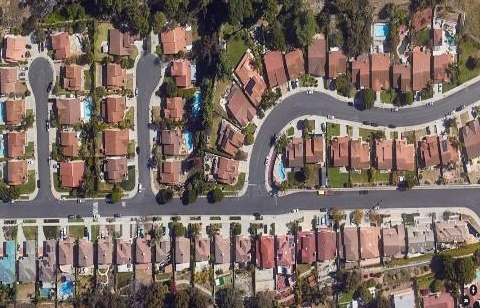
#> input picture dataset/raw/location_01_image.png, 480 x 308 px; its folder holds only this picture in this run
$ python watershed_edges.py
#> lines starting #> are read from the running program, lines starting #| are printed output that depends on the picture
### scripts/experiment/algorithms/common.py
"""Shared dataset runner. Algorithm files only define detect_mask()."""

from __future__ import annotations

import argparse
from pathlib import Path

import cv2
import numpy as np


def run(detect_mask, name: str) -> None:
#> called with name = 'watershed_edges'
    parser = argparse.ArgumentParser()
    parser.add_argument("--input", type=Path, default=Path("dataset/raw"))
    parser.add_argument("--output", type=Path, default=Path("output_results") / name)
    args = parser.parse_args()
    args.output.mkdir(parents=True, exist_ok=True)
    for image_path in sorted(args.input.glob("location_*_image.png")):
        image = cv2.imread(str(image_path), cv2.IMREAD_COLOR)
#> image is the input picture: shape (308, 480, 3); mean B, G, R 99, 106.8, 121.9
        if image is None:
            raise FileNotFoundError(image_path)
        mask = detect_mask(image)
        if mask.shape != image.shape[:2]:
            raise ValueError(f"Algorithm returned wrong shape for {image_path.name}")
        mask = np.where(mask, 255, 0).astype(np.uint8)
        output_name = image_path.name.replace("_image.png", "_detection_mask.png")
        cv2.imwrite(str(args.output / output_name), mask)
    print(f"Wrote masks to {args.output}")

### scripts/experiment/algorithms/watershed_edges.py
"""Support candidate: Canny edges, morphological regions, distance watershed."""

import cv2
import numpy as np

from common import run


def detect_mask(image: np.ndarray) -> np.ndarray:
    gray = cv2.cvtColor(image, cv2.COLOR_BGR2GRAY)
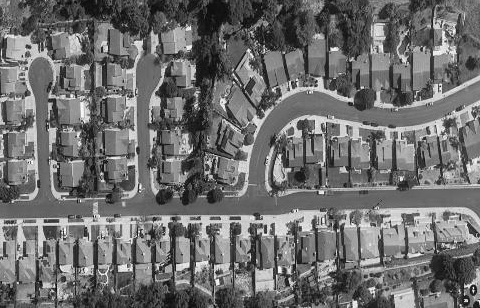
#> gray: shape (308, 480); min 1, max 255, mean 110.4
    edges = cv2.Canny(cv2.GaussianBlur(gray, (5, 5), 0), 40, 120)
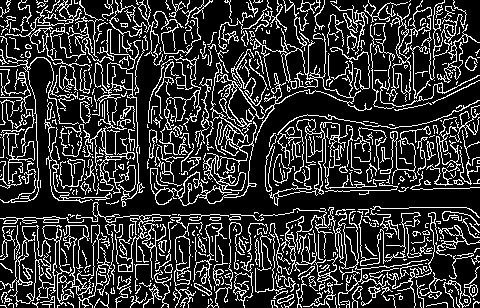
#> edges: shape (308, 480); 20.6% white in thin lines or dots
    regions = cv2.morphologyEx(
        cv2.bitwise_not(edges),
        cv2.MORPH_CLOSE,
        cv2.getStructuringElement(cv2.MORPH_RECT, (5, 5)),
    )
#> regions: shape (308, 480); every value is 255
    _, regions = cv2.threshold(regions, 0, 255, cv2.THRESH_BINARY + cv2.THRESH_OTSU)
    distance = cv2.distanceTransform(regions, cv2.DIST_L2, 5)
#> distance: shape (308, 480) float32; every value is 3.4e+38
    _, foreground = cv2.threshold(distance, 0.35 * distance.max(), 255, 0)
#> foreground: shape (308, 480) float32; every value is 255
    markers = cv2.connectedComponents(foreground.astype(np.uint8))[1] + 1
#> markers: shape (308, 480) int32; every value is 2
    markers[regions == 0] = 0
    markers = cv2.watershed(image, markers)
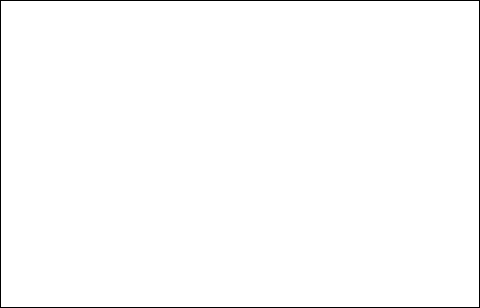
#> markers: shape (308, 480) int32; values -1 (black) and 2 (white), 98.9% white; black in thin lines or dots
    return markers > 1
#> returned value: shape (308, 480) bool; 98.9% white; black in thin lines or dots


if __name__ == "__main__":
    run(detect_mask, "watershed_edges")
#> in run, `mask = np.where(mask, 255, 0).astype(np.uint8)`: mask: shape (308, 480); 98.9% white; black in thin lines or dots

$ run again, on dataset/raw/location_05_image.png
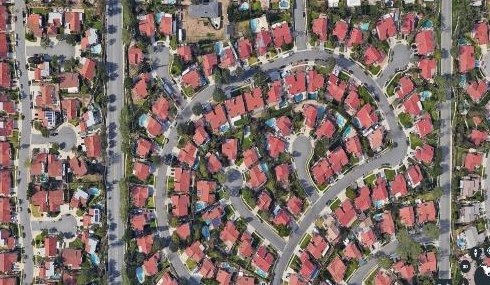
#> input picture dataset/raw/location_05_image.png, 490 x 285 px
#> in run, image is the input picture: shape (285, 490, 3); mean B, G, R 105.8, 111, 127.5
#> in detect_mask, `gray = cv2.cvtColor(image, cv2.COLOR_BGR2GRAY)`:
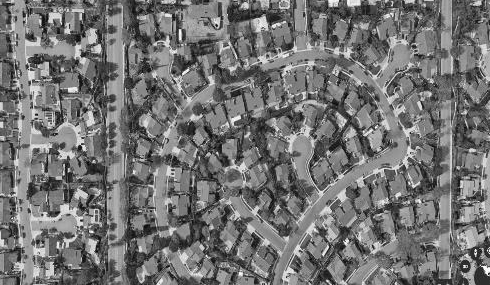
#> gray: shape (285, 490); min 1, max 255, mean 115.3
#> in detect_mask, `edges = cv2.Canny(cv2.GaussianBlur(gray, (5, 5), 0), 40, 120)`:
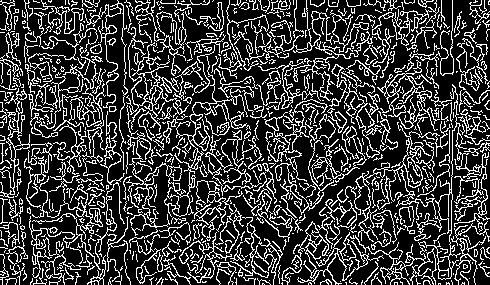
#> edges: shape (285, 490); 23.7% white in thin lines or dots
#> regions: shape (285, 490); every value is 255
#> distance: shape (285, 490) float32; every value is 3.4e+38
#> foreground: shape (285, 490) float32; every value is 255
#> mask: shape (285, 490); 98.9% white; black in thin lines or dots

$ run again, on dataset/raw/location_06_image.png
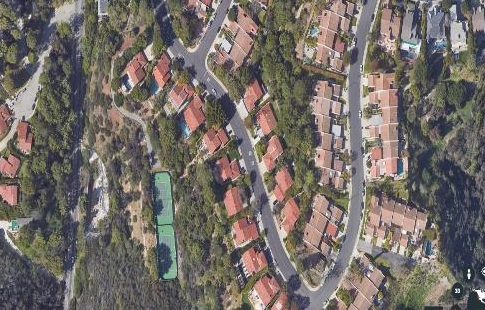
#> input picture dataset/raw/location_06_image.png, 485 x 310 px
#> in run, image is the input picture: shape (310, 485, 3); mean B, G, R 103.5, 109.1, 116.1
#> in detect_mask, `gray = cv2.cvtColor(image, cv2.COLOR_BGR2GRAY)`:
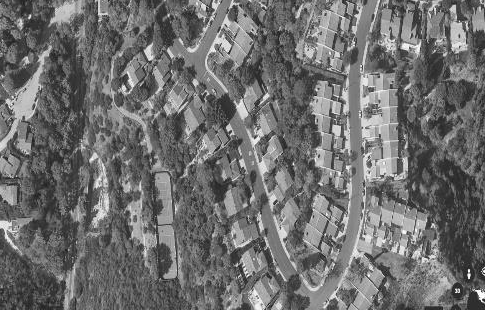
#> gray: shape (310, 485); min 15, max 255, mean 110.5
#> in detect_mask, `edges = cv2.Canny(cv2.GaussianBlur(gray, (5, 5), 0), 40, 120)`:
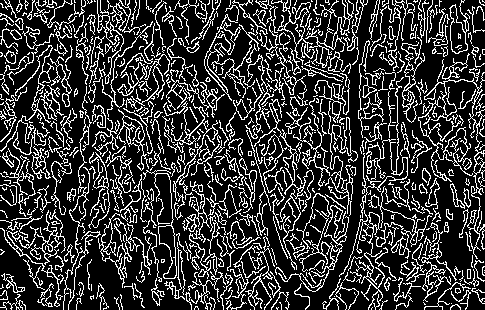
#> edges: shape (310, 485); 22% white in thin lines or dots
#> regions: shape (310, 485); every value is 255
#> distance: shape (310, 485) float32; every value is 3.4e+38
#> foreground: shape (310, 485) float32; every value is 255
#> mask: shape (310, 485); 98.9% white; black in thin lines or dots

$ run again, on dataset/raw/location_07_image.png
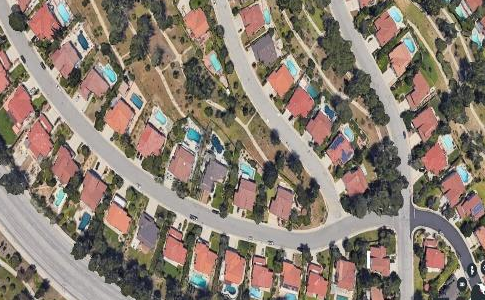
#> input picture dataset/raw/location_07_image.png, 485 x 300 px
#> in run, image is the input picture: shape (300, 485, 3); mean B, G, R 113.1, 125.6, 138.5
#> in detect_mask, `gray = cv2.cvtColor(image, cv2.COLOR_BGR2GRAY)`:
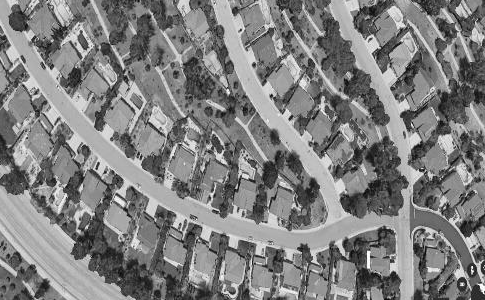
#> gray: shape (300, 485); min 1, max 254, mean 128
#> in detect_mask, `edges = cv2.Canny(cv2.GaussianBlur(gray, (5, 5), 0), 40, 120)`:
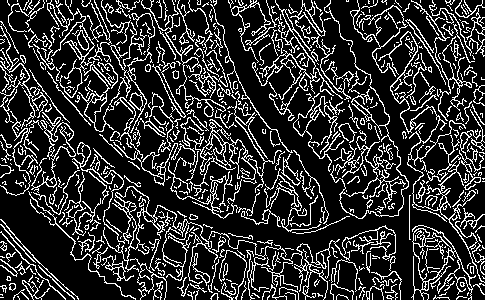
#> edges: shape (300, 485); 19.7% white in thin lines or dots
#> regions: shape (300, 485); every value is 255
#> distance: shape (300, 485) float32; every value is 3.4e+38
#> foreground: shape (300, 485) float32; every value is 255
#> mask: shape (300, 485); 98.9% white; black in thin lines or dots

$ run again, on dataset/raw/location_02_image.png
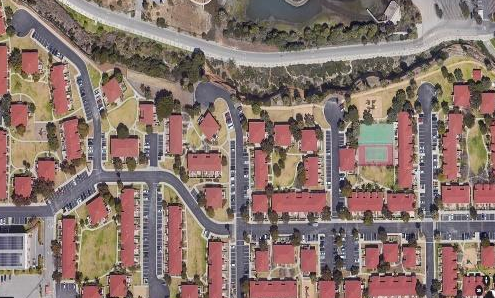
#> input picture dataset/raw/location_02_image.png, 495 x 298 px
#> in run, image is the input picture: shape (298, 495, 3); mean B, G, R 109.7, 117, 137.7
#> in detect_mask, `gray = cv2.cvtColor(image, cv2.COLOR_BGR2GRAY)`:
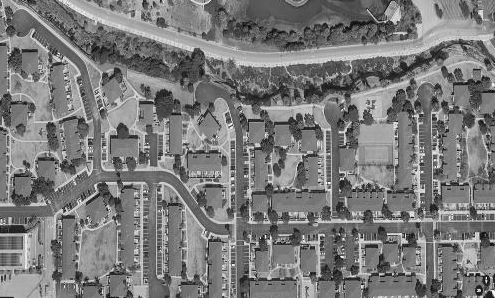
#> gray: shape (298, 495); min 1, max 255, mean 122.4
#> in detect_mask, `edges = cv2.Canny(cv2.GaussianBlur(gray, (5, 5), 0), 40, 120)`:
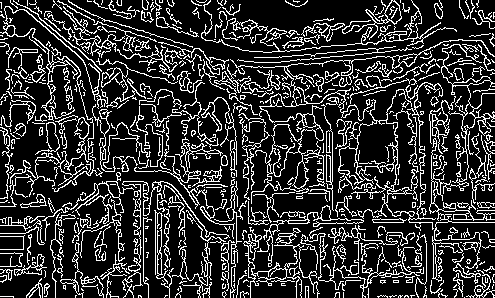
#> edges: shape (298, 495); 19.8% white in thin lines or dots
#> regions: shape (298, 495); every value is 255
#> distance: shape (298, 495) float32; every value is 3.4e+38
#> foreground: shape (298, 495) float32; every value is 255
#> mask: shape (298, 495); 98.9% white; black in thin lines or dots
